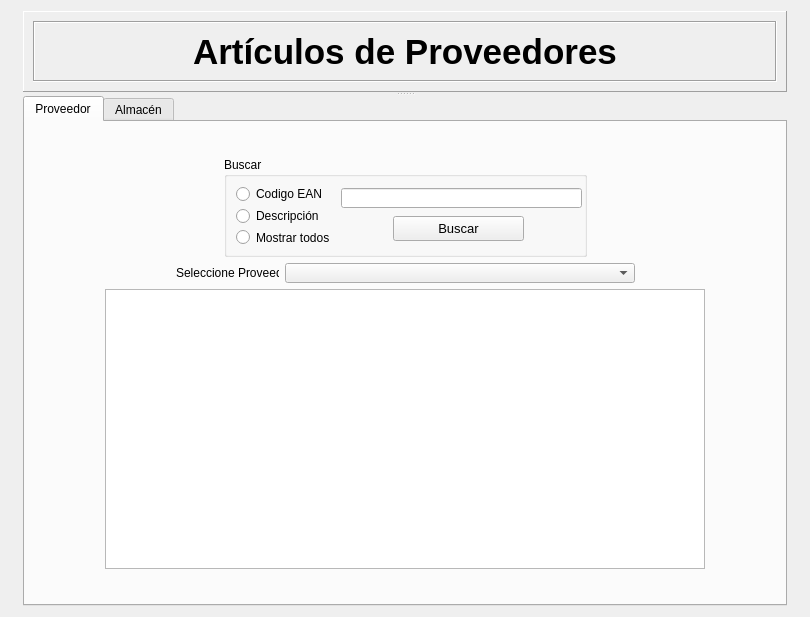
<?xml version="1.0" encoding="UTF-8"?>
<ui version="4.0">
 <class>WidgetArticulosProveedores</class>
 <widget class="QWidget" name="WidgetArticulosProveedores">
  <property name="geometry">
   <rect>
    <x>0</x>
    <y>0</y>
    <width>810</width>
    <height>617</height>
   </rect>
  </property>
  <property name="windowTitle">
   <string>Form</string>
  </property>
  <layout class="QGridLayout" name="gridLayout_3">
   <item row="0" column="1">
    <widget class="QSplitter" name="splitter">
     <property name="orientation">
      <enum>Qt::Vertical</enum>
     </property>
     <widget class="QFrame" name="frame">
      <property name="minimumSize">
       <size>
        <width>471</width>
        <height>81</height>
       </size>
      </property>
      <property name="maximumSize">
       <size>
        <width>16777215</width>
        <height>81</height>
       </size>
      </property>
      <property name="frameShape">
       <enum>QFrame::Panel</enum>
      </property>
      <property name="frameShadow">
       <enum>QFrame::Raised</enum>
      </property>
      <layout class="QVBoxLayout" name="verticalLayout_6">
       <item>
        <widget class="QFrame" name="frame_2">
         <property name="frameShape">
          <enum>QFrame::Box</enum>
         </property>
         <property name="frameShadow">
          <enum>QFrame::Sunken</enum>
         </property>
         <layout class="QGridLayout" name="gridLayout_6">
          <item row="0" column="0">
           <widget class="QLabel" name="label">
            <property name="text">
             <string>&lt;!DOCTYPE HTML PUBLIC &quot;-//W3C//DTD HTML 4.0//EN&quot; &quot;http://www.w3.org/TR/REC-html40/strict.dtd&quot;&gt;
&lt;html&gt;&lt;head&gt;&lt;meta name=&quot;qrichtext&quot; content=&quot;1&quot; /&gt;&lt;style type=&quot;text/css&quot;&gt;
p, li { white-space: pre-wrap; }
&lt;/style&gt;&lt;/head&gt;&lt;body style=&quot; font-family:'MS Shell Dlg 2'; font-size:8.25pt; font-weight:400; font-style:normal;&quot;&gt;
&lt;p align=&quot;center&quot; style=&quot; margin-top:0px; margin-bottom:0px; margin-left:0px; margin-right:0px; -qt-block-indent:0; text-indent:0px;&quot;&gt;&lt;span style=&quot; font-size:26pt; font-weight:600;&quot;&gt;Artículos de Proveedores&lt;/span&gt;&lt;/p&gt;&lt;/body&gt;&lt;/html&gt;</string>
            </property>
           </widget>
          </item>
         </layout>
        </widget>
       </item>
      </layout>
     </widget>
     <widget class="QTabWidget" name="tabWidget">
      <property name="currentIndex">
       <number>0</number>
      </property>
      <widget class="QWidget" name="tab">
       <attribute name="title">
        <string>Proveedor</string>
       </attribute>
       <layout class="QGridLayout" name="gridLayout_2">
        <item row="0" column="0">
         <layout class="QVBoxLayout" name="verticalLayout">
          <item>
           <layout class="QHBoxLayout" name="horizontalLayout_4">
            <item>
             <spacer name="horizontalSpacer_3">
              <property name="orientation">
               <enum>Qt::Horizontal</enum>
              </property>
              <property name="sizeHint" stdset="0">
               <size>
                <width>40</width>
                <height>20</height>
               </size>
              </property>
             </spacer>
            </item>
            <item>
             <widget class="QGroupBox" name="groupBox">
              <property name="sizePolicy">
               <sizepolicy hsizetype="Fixed" vsizetype="Fixed">
                <horstretch>0</horstretch>
                <verstretch>0</verstretch>
               </sizepolicy>
              </property>
              <property name="minimumSize">
               <size>
                <width>363</width>
                <height>100</height>
               </size>
              </property>
              <property name="maximumSize">
               <size>
                <width>363</width>
                <height>100</height>
               </size>
              </property>
              <property name="title">
               <string>Buscar</string>
              </property>
              <layout class="QGridLayout" name="gridLayout">
               <item row="0" column="0">
                <layout class="QHBoxLayout" name="horizontalLayout_6">
                 <item>
                  <layout class="QVBoxLayout" name="verticalLayout_3">
                   <item>
                    <widget class="QRadioButton" name="rbCodigoEAN">
                     <property name="text">
                      <string>Codigo EAN</string>
                     </property>
                    </widget>
                   </item>
                   <item>
                    <widget class="QRadioButton" name="rbDescripcion">
                     <property name="text">
                      <string>Descripción</string>
                     </property>
                    </widget>
                   </item>
                   <item>
                    <widget class="QRadioButton" name="rbMostrarTodos">
                     <property name="text">
                      <string>Mostrar todos</string>
                     </property>
                    </widget>
                   </item>
                  </layout>
                 </item>
                 <item>
                  <layout class="QVBoxLayout" name="verticalLayout_4">
                   <item>
                    <widget class="QLineEdit" name="leBuscar">
                     <property name="sizePolicy">
                      <sizepolicy hsizetype="Fixed" vsizetype="Fixed">
                       <horstretch>0</horstretch>
                       <verstretch>0</verstretch>
                      </sizepolicy>
                     </property>
                     <property name="minimumSize">
                      <size>
                       <width>241</width>
                       <height>20</height>
                      </size>
                     </property>
                     <property name="maximumSize">
                      <size>
                       <width>241</width>
                       <height>20</height>
                      </size>
                     </property>
                     <property name="maxLength">
                      <number>200</number>
                     </property>
                    </widget>
                   </item>
                   <item>
                    <layout class="QHBoxLayout" name="horizontalLayout_3">
                     <item>
                      <spacer name="horizontalSpacer_5">
                       <property name="orientation">
                        <enum>Qt::Horizontal</enum>
                       </property>
                       <property name="sizeHint" stdset="0">
                        <size>
                         <width>28</width>
                         <height>20</height>
                        </size>
                       </property>
                      </spacer>
                     </item>
                     <item>
                      <widget class="QPushButton" name="pbBuscar">
                       <property name="minimumSize">
                        <size>
                         <width>131</width>
                         <height>25</height>
                        </size>
                       </property>
                       <property name="maximumSize">
                        <size>
                         <width>131</width>
                         <height>25</height>
                        </size>
                       </property>
                       <property name="font">
                        <font>
                         <pointsize>10</pointsize>
                         <weight>50</weight>
                         <bold>false</bold>
                        </font>
                       </property>
                       <property name="toolTip">
                        <string>&lt;!DOCTYPE HTML PUBLIC &quot;-//W3C//DTD HTML 4.0//EN&quot; &quot;http://www.w3.org/TR/REC-html40/strict.dtd&quot;&gt;
&lt;html&gt;&lt;head&gt;&lt;meta name=&quot;qrichtext&quot; content=&quot;1&quot; /&gt;&lt;style type=&quot;text/css&quot;&gt;
p, li { white-space: pre-wrap; }
&lt;/style&gt;&lt;/head&gt;&lt;body style=&quot; font-family:'MS Shell Dlg 2'; font-size:10pt; font-weight:400; font-style:normal;&quot;&gt;
&lt;p style=&quot; margin-top:0px; margin-bottom:0px; margin-left:0px; margin-right:0px; -qt-block-indent:0; text-indent:0px;&quot;&gt;&lt;span style=&quot; font-size:8pt;&quot;&gt;Buscar&lt;/span&gt;&lt;/p&gt;&lt;/body&gt;&lt;/html&gt;</string>
                       </property>
                       <property name="text">
                        <string>Buscar</string>
                       </property>
                      </widget>
                     </item>
                     <item>
                      <spacer name="horizontalSpacer_6">
                       <property name="orientation">
                        <enum>Qt::Horizontal</enum>
                       </property>
                       <property name="sizeHint" stdset="0">
                        <size>
                         <width>40</width>
                         <height>20</height>
                        </size>
                       </property>
                      </spacer>
                     </item>
                    </layout>
                   </item>
                  </layout>
                 </item>
                </layout>
               </item>
              </layout>
             </widget>
            </item>
            <item>
             <spacer name="horizontalSpacer_4">
              <property name="orientation">
               <enum>Qt::Horizontal</enum>
              </property>
              <property name="sizeHint" stdset="0">
               <size>
                <width>40</width>
                <height>20</height>
               </size>
              </property>
             </spacer>
            </item>
           </layout>
          </item>
          <item>
           <layout class="QVBoxLayout" name="verticalLayout_5">
            <item>
             <layout class="QHBoxLayout" name="horizontalLayout_2">
              <item>
               <spacer name="horizontalSpacer">
                <property name="orientation">
                 <enum>Qt::Horizontal</enum>
                </property>
                <property name="sizeHint" stdset="0">
                 <size>
                  <width>40</width>
                  <height>20</height>
                 </size>
                </property>
               </spacer>
              </item>
              <item>
               <layout class="QHBoxLayout" name="horizontalLayout">
                <item>
                 <widget class="QLabel" name="label_2">
                  <property name="sizePolicy">
                   <sizepolicy hsizetype="Fixed" vsizetype="Fixed">
                    <horstretch>0</horstretch>
                    <verstretch>0</verstretch>
                   </sizepolicy>
                  </property>
                  <property name="minimumSize">
                   <size>
                    <width>103</width>
                    <height>13</height>
                   </size>
                  </property>
                  <property name="maximumSize">
                   <size>
                    <width>103</width>
                    <height>13</height>
                   </size>
                  </property>
                  <property name="text">
                   <string>Seleccione Proveedor</string>
                  </property>
                 </widget>
                </item>
                <item>
                 <widget class="QComboBox" name="cbProveedor">
                  <property name="minimumSize">
                   <size>
                    <width>350</width>
                    <height>20</height>
                   </size>
                  </property>
                  <property name="maximumSize">
                   <size>
                    <width>69</width>
                    <height>20</height>
                   </size>
                  </property>
                 </widget>
                </item>
               </layout>
              </item>
              <item>
               <spacer name="horizontalSpacer_2">
                <property name="orientation">
                 <enum>Qt::Horizontal</enum>
                </property>
                <property name="sizeHint" stdset="0">
                 <size>
                  <width>40</width>
                  <height>20</height>
                 </size>
                </property>
               </spacer>
              </item>
             </layout>
            </item>
            <item>
             <layout class="QHBoxLayout" name="horizontalLayout_5">
              <item>
               <widget class="QTableView" name="tvArticulosProveedor">
                <property name="sizePolicy">
                 <sizepolicy hsizetype="Fixed" vsizetype="Fixed">
                  <horstretch>0</horstretch>
                  <verstretch>0</verstretch>
                 </sizepolicy>
                </property>
                <property name="minimumSize">
                 <size>
                  <width>600</width>
                  <height>280</height>
                 </size>
                </property>
                <property name="maximumSize">
                 <size>
                  <width>600</width>
                  <height>280</height>
                 </size>
                </property>
                <property name="font">
                 <font>
                  <weight>75</weight>
                  <bold>true</bold>
                 </font>
                </property>
                <property name="alternatingRowColors">
                 <bool>true</bool>
                </property>
                <property name="selectionMode">
                 <enum>QAbstractItemView::NoSelection</enum>
                </property>
                <property name="selectionBehavior">
                 <enum>QAbstractItemView::SelectRows</enum>
                </property>
                <property name="textElideMode">
                 <enum>Qt::ElideMiddle</enum>
                </property>
                <property name="sortingEnabled">
                 <bool>true</bool>
                </property>
                <attribute name="horizontalHeaderStretchLastSection">
                 <bool>true</bool>
                </attribute>
                <attribute name="verticalHeaderVisible">
                 <bool>false</bool>
                </attribute>
               </widget>
              </item>
             </layout>
            </item>
           </layout>
          </item>
         </layout>
        </item>
       </layout>
      </widget>
      <widget class="QWidget" name="tab_2">
       <attribute name="title">
        <string>Almacén</string>
       </attribute>
       <layout class="QGridLayout" name="gridLayout_4">
        <item row="0" column="0">
         <layout class="QVBoxLayout" name="verticalLayout_10">
          <item>
           <layout class="QHBoxLayout" name="horizontalLayout_7">
            <item>
             <spacer name="horizontalSpacer_7">
              <property name="orientation">
               <enum>Qt::Horizontal</enum>
              </property>
              <property name="sizeHint" stdset="0">
               <size>
                <width>40</width>
                <height>20</height>
               </size>
              </property>
             </spacer>
            </item>
            <item>
             <widget class="QGroupBox" name="groupBox_2">
              <property name="sizePolicy">
               <sizepolicy hsizetype="Fixed" vsizetype="Fixed">
                <horstretch>0</horstretch>
                <verstretch>0</verstretch>
               </sizepolicy>
              </property>
              <property name="minimumSize">
               <size>
                <width>502</width>
                <height>111</height>
               </size>
              </property>
              <property name="maximumSize">
               <size>
                <width>502</width>
                <height>111</height>
               </size>
              </property>
              <property name="title">
               <string>Buscar</string>
              </property>
              <layout class="QGridLayout" name="gridLayout_5">
               <item row="0" column="0">
                <layout class="QHBoxLayout" name="horizontalLayout_8">
                 <item>
                  <layout class="QHBoxLayout" name="horizontalLayout_9">
                   <item>
                    <layout class="QVBoxLayout" name="verticalLayout_8">
                     <item>
                      <widget class="QRadioButton" name="rbCodigoEANAlmacen">
                       <property name="text">
                        <string>Codigo EAN</string>
                       </property>
                      </widget>
                     </item>
                     <item>
                      <widget class="QRadioButton" name="rbDescripcionAlmacen">
                       <property name="text">
                        <string>Descripción</string>
                       </property>
                      </widget>
                     </item>
                     <item>
                      <widget class="QRadioButton" name="rbTipoProductoAlmacen">
                       <property name="text">
                        <string>Tipo producto</string>
                       </property>
                      </widget>
                     </item>
                     <item>
                      <widget class="QRadioButton" name="rbMostrarTodosAlmacen">
                       <property name="text">
                        <string>Mostrar todos</string>
                       </property>
                      </widget>
                     </item>
                    </layout>
                   </item>
                   <item>
                    <layout class="QVBoxLayout" name="verticalLayout_9">
                     <item>
                      <widget class="QLineEdit" name="leBuscar_2">
                       <property name="sizePolicy">
                        <sizepolicy hsizetype="Fixed" vsizetype="Fixed">
                         <horstretch>0</horstretch>
                         <verstretch>0</verstretch>
                        </sizepolicy>
                       </property>
                       <property name="minimumSize">
                        <size>
                         <width>241</width>
                         <height>20</height>
                        </size>
                       </property>
                       <property name="maximumSize">
                        <size>
                         <width>241</width>
                         <height>20</height>
                        </size>
                       </property>
                       <property name="maxLength">
                        <number>200</number>
                       </property>
                      </widget>
                     </item>
                     <item>
                      <widget class="QComboBox" name="cbTipoProducto">
                       <property name="sizePolicy">
                        <sizepolicy hsizetype="Fixed" vsizetype="Fixed">
                         <horstretch>0</horstretch>
                         <verstretch>0</verstretch>
                        </sizepolicy>
                       </property>
                       <property name="minimumSize">
                        <size>
                         <width>241</width>
                         <height>22</height>
                        </size>
                       </property>
                       <property name="maximumSize">
                        <size>
                         <width>241</width>
                         <height>22</height>
                        </size>
                       </property>
                       <property name="toolTip">
                        <string>&lt;!DOCTYPE HTML PUBLIC &quot;-//W3C//DTD HTML 4.0//EN&quot; &quot;http://www.w3.org/TR/REC-html40/strict.dtd&quot;&gt;
&lt;html&gt;&lt;head&gt;&lt;meta name=&quot;qrichtext&quot; content=&quot;1&quot; /&gt;&lt;style type=&quot;text/css&quot;&gt;
p, li { white-space: pre-wrap; }
&lt;/style&gt;&lt;/head&gt;&lt;body style=&quot; font-family:'MS Shell Dlg 2'; font-size:8pt; font-weight:400; font-style:normal;&quot;&gt;
&lt;p style=&quot; margin-top:0px; margin-bottom:0px; margin-left:0px; margin-right:0px; -qt-block-indent:0; text-indent:0px;&quot;&gt;Tipo producto&lt;/p&gt;&lt;/body&gt;&lt;/html&gt;</string>
                       </property>
                      </widget>
                     </item>
                    </layout>
                   </item>
                  </layout>
                 </item>
                 <item>
                  <widget class="QPushButton" name="pbBuscar_2">
                   <property name="minimumSize">
                    <size>
                     <width>131</width>
                     <height>25</height>
                    </size>
                   </property>
                   <property name="maximumSize">
                    <size>
                     <width>131</width>
                     <height>25</height>
                    </size>
                   </property>
                   <property name="font">
                    <font>
                     <pointsize>10</pointsize>
                     <weight>50</weight>
                     <bold>false</bold>
                    </font>
                   </property>
                   <property name="toolTip">
                    <string>&lt;!DOCTYPE HTML PUBLIC &quot;-//W3C//DTD HTML 4.0//EN&quot; &quot;http://www.w3.org/TR/REC-html40/strict.dtd&quot;&gt;
&lt;html&gt;&lt;head&gt;&lt;meta name=&quot;qrichtext&quot; content=&quot;1&quot; /&gt;&lt;style type=&quot;text/css&quot;&gt;
p, li { white-space: pre-wrap; }
&lt;/style&gt;&lt;/head&gt;&lt;body style=&quot; font-family:'MS Shell Dlg 2'; font-size:10pt; font-weight:400; font-style:normal;&quot;&gt;
&lt;p style=&quot; margin-top:0px; margin-bottom:0px; margin-left:0px; margin-right:0px; -qt-block-indent:0; text-indent:0px;&quot;&gt;&lt;span style=&quot; font-size:8pt;&quot;&gt;Buscar&lt;/span&gt;&lt;/p&gt;&lt;/body&gt;&lt;/html&gt;</string>
                   </property>
                   <property name="text">
                    <string>Buscar</string>
                   </property>
                  </widget>
                 </item>
                </layout>
               </item>
              </layout>
             </widget>
            </item>
            <item>
             <spacer name="horizontalSpacer_8">
              <property name="orientation">
               <enum>Qt::Horizontal</enum>
              </property>
              <property name="sizeHint" stdset="0">
               <size>
                <width>40</width>
                <height>20</height>
               </size>
              </property>
             </spacer>
            </item>
           </layout>
          </item>
          <item>
           <layout class="QHBoxLayout" name="horizontalLayout_10">
            <item>
             <spacer name="horizontalSpacer_9">
              <property name="orientation">
               <enum>Qt::Horizontal</enum>
              </property>
              <property name="sizeHint" stdset="0">
               <size>
                <width>13</width>
                <height>20</height>
               </size>
              </property>
             </spacer>
            </item>
            <item>
             <widget class="QTableView" name="tvArticulos">
              <property name="minimumSize">
               <size>
                <width>740</width>
                <height>330</height>
               </size>
              </property>
              <property name="maximumSize">
               <size>
                <width>740</width>
                <height>330</height>
               </size>
              </property>
              <property name="font">
               <font>
                <weight>75</weight>
                <bold>true</bold>
               </font>
              </property>
              <property name="toolTip">
               <string>&lt;!DOCTYPE HTML PUBLIC &quot;-//W3C//DTD HTML 4.0//EN&quot; &quot;http://www.w3.org/TR/REC-html40/strict.dtd&quot;&gt;
&lt;html&gt;&lt;head&gt;&lt;meta name=&quot;qrichtext&quot; content=&quot;1&quot; /&gt;&lt;style type=&quot;text/css&quot;&gt;
p, li { white-space: pre-wrap; }
&lt;/style&gt;&lt;/head&gt;&lt;body style=&quot; font-family:'Segoe UI'; font-size:9pt; font-weight:400; font-style:normal;&quot;&gt;
&lt;p style=&quot;-qt-paragraph-type:empty; margin-top:0px; margin-bottom:0px; margin-left:0px; margin-right:0px; -qt-block-indent:0; text-indent:0px;&quot;&gt;&lt;/p&gt;&lt;/body&gt;&lt;/html&gt;</string>
              </property>
              <property name="autoScroll">
               <bool>true</bool>
              </property>
              <property name="tabKeyNavigation">
               <bool>true</bool>
              </property>
              <property name="showDropIndicator" stdset="0">
               <bool>true</bool>
              </property>
              <property name="dragDropOverwriteMode">
               <bool>true</bool>
              </property>
              <property name="alternatingRowColors">
               <bool>true</bool>
              </property>
              <property name="selectionMode">
               <enum>QAbstractItemView::NoSelection</enum>
              </property>
              <property name="selectionBehavior">
               <enum>QAbstractItemView::SelectRows</enum>
              </property>
              <property name="textElideMode">
               <enum>Qt::ElideMiddle</enum>
              </property>
              <property name="verticalScrollMode">
               <enum>QAbstractItemView::ScrollPerItem</enum>
              </property>
              <property name="horizontalScrollMode">
               <enum>QAbstractItemView::ScrollPerItem</enum>
              </property>
              <property name="showGrid">
               <bool>true</bool>
              </property>
              <property name="sortingEnabled">
               <bool>true</bool>
              </property>
              <property name="wordWrap">
               <bool>true</bool>
              </property>
              <property name="cornerButtonEnabled">
               <bool>true</bool>
              </property>
              <attribute name="horizontalHeaderHighlightSections">
               <bool>true</bool>
              </attribute>
              <attribute name="horizontalHeaderStretchLastSection">
               <bool>true</bool>
              </attribute>
              <attribute name="verticalHeaderVisible">
               <bool>false</bool>
              </attribute>
              <attribute name="verticalHeaderHighlightSections">
               <bool>true</bool>
              </attribute>
             </widget>
            </item>
            <item>
             <spacer name="horizontalSpacer_10">
              <property name="orientation">
               <enum>Qt::Horizontal</enum>
              </property>
              <property name="sizeHint" stdset="0">
               <size>
                <width>18</width>
                <height>20</height>
               </size>
              </property>
             </spacer>
            </item>
           </layout>
          </item>
         </layout>
        </item>
       </layout>
      </widget>
     </widget>
    </widget>
   </item>
   <item row="0" column="0">
    <spacer name="horizontalSpacer_11">
     <property name="orientation">
      <enum>Qt::Horizontal</enum>
     </property>
     <property name="sizeHint" stdset="0">
      <size>
       <width>40</width>
       <height>20</height>
      </size>
     </property>
    </spacer>
   </item>
   <item row="0" column="2">
    <spacer name="horizontalSpacer_12">
     <property name="orientation">
      <enum>Qt::Horizontal</enum>
     </property>
     <property name="sizeHint" stdset="0">
      <size>
       <width>40</width>
       <height>20</height>
      </size>
     </property>
    </spacer>
   </item>
  </layout>
 </widget>
 <tabstops>
  <tabstop>tabWidget</tabstop>
  <tabstop>rbCodigoEAN</tabstop>
  <tabstop>leBuscar</tabstop>
  <tabstop>rbDescripcion</tabstop>
  <tabstop>pbBuscar</tabstop>
  <tabstop>rbMostrarTodos</tabstop>
  <tabstop>cbProveedor</tabstop>
  <tabstop>tvArticulosProveedor</tabstop>
  <tabstop>rbCodigoEANAlmacen</tabstop>
  <tabstop>leBuscar_2</tabstop>
  <tabstop>rbDescripcionAlmacen</tabstop>
  <tabstop>pbBuscar_2</tabstop>
  <tabstop>rbTipoProductoAlmacen</tabstop>
  <tabstop>cbTipoProducto</tabstop>
  <tabstop>rbMostrarTodosAlmacen</tabstop>
  <tabstop>tvArticulos</tabstop>
 </tabstops>
 <resources/>
 <connections/>
</ui>
